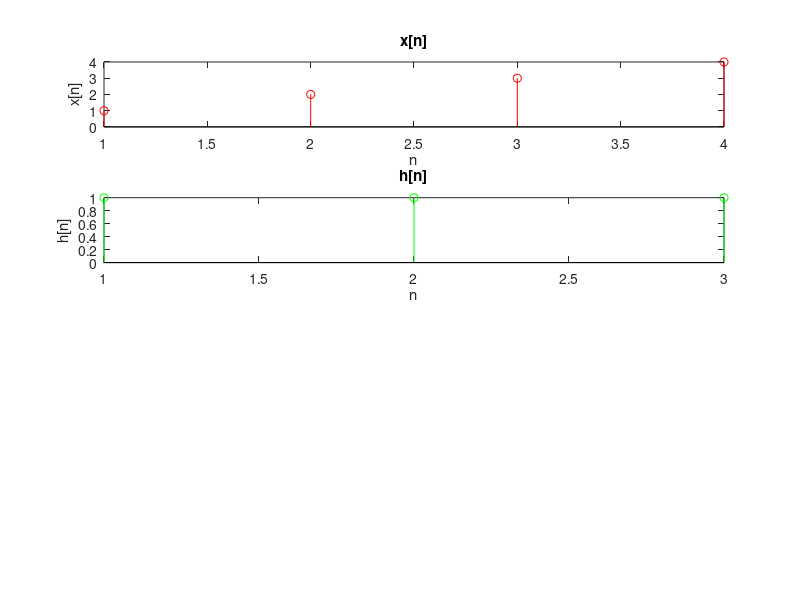

Recreate this plot in MATLAB. (Note: this script raises an error after producing the figure.)
clc;
clf;
clear all;

x=[1:4];
h=[1 1 1];

n1 = 1:length(x)
n2 = 1:length(h)
n3=1:length(x)+length(h)-1;

subplot(4,1,1);
stem(n1,x,'r');
title("x[n]");
xlabel("n");
ylabel("x[n]");

subplot(4,1,2);
stem(n2,h,'g');
title("h[n]");
xlabel("n");
ylabel("h[n]");

y1=Convolution(x,h);
subplot(4,1,3);
stem(n3,y1,'g');
title("y1[n]");
xlabel("n");
ylabel("y1[n]");

y2=Convolution(h,x);
subplot(4,1,4);
stem(n3,y2,'r');
title("y2[n]");
xlabel("n");
ylabel("y2[n]");
